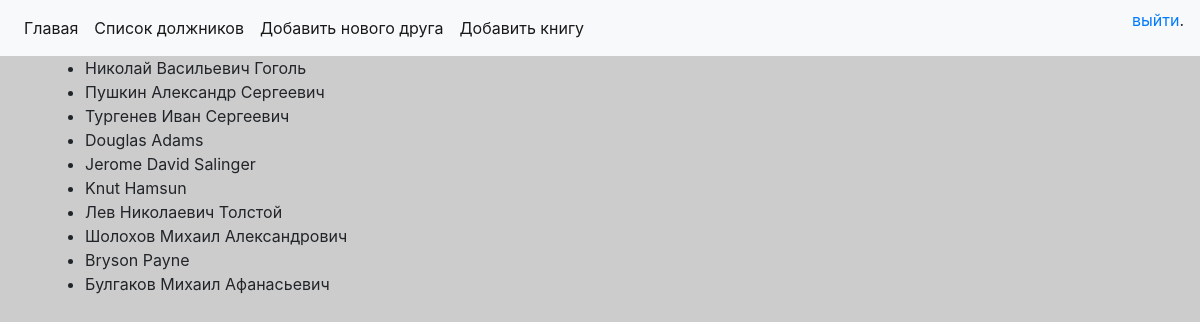
Screenshot of /authors/ with the database file from the repository.
### p_library/models.py (models this page shows, shortened)
class Author(models.Model):
    full_name = models.TextField(verbose_name='ФИО автора')
    birth_year = models.SmallIntegerField(verbose_name='Год рождения')
    country = models.CharField(max_length=2, verbose_name='Страна')

### p_library/views.py (the view)
# urls.py: path('authors/', AuthorList.as_view(), name='author_list'),
class AuthorList(ListView):
    model = Author
    template_name = 'authors_list.html'
    extra_context = {'title': 'Список авторов'}

### p_library/templates/authors_list.html (shortened to what this page needs)
{% extends 'base.html' %}
{% block content %}
	<ul>
		{% for author in object_list %}
		    <li>{{ author.full_name }}</li>
		{% endfor %}
	</ul>
{% endblock %}

### static/css/style.css (style rules this page uses)
body { background-color:#ccc; }

### rows the page displays
Author: full_name "Николай Васильевич Гоголь"
Author: full_name "Пушкин Александр Сергеевич"
Author: full_name "Тургенев Иван Сергеевич"
Author: full_name "Douglas Adams"
Author: full_name "Jerome David Salinger"
Author: full_name "Knut Hamsun"
Author: full_name "Лев Николаевич Толстой"
Author: full_name "Шолохов Михаил Александрович"
Author: full_name "Bryson Payne"
Author: full_name "Булгаков Михаил Афанасьевич"
